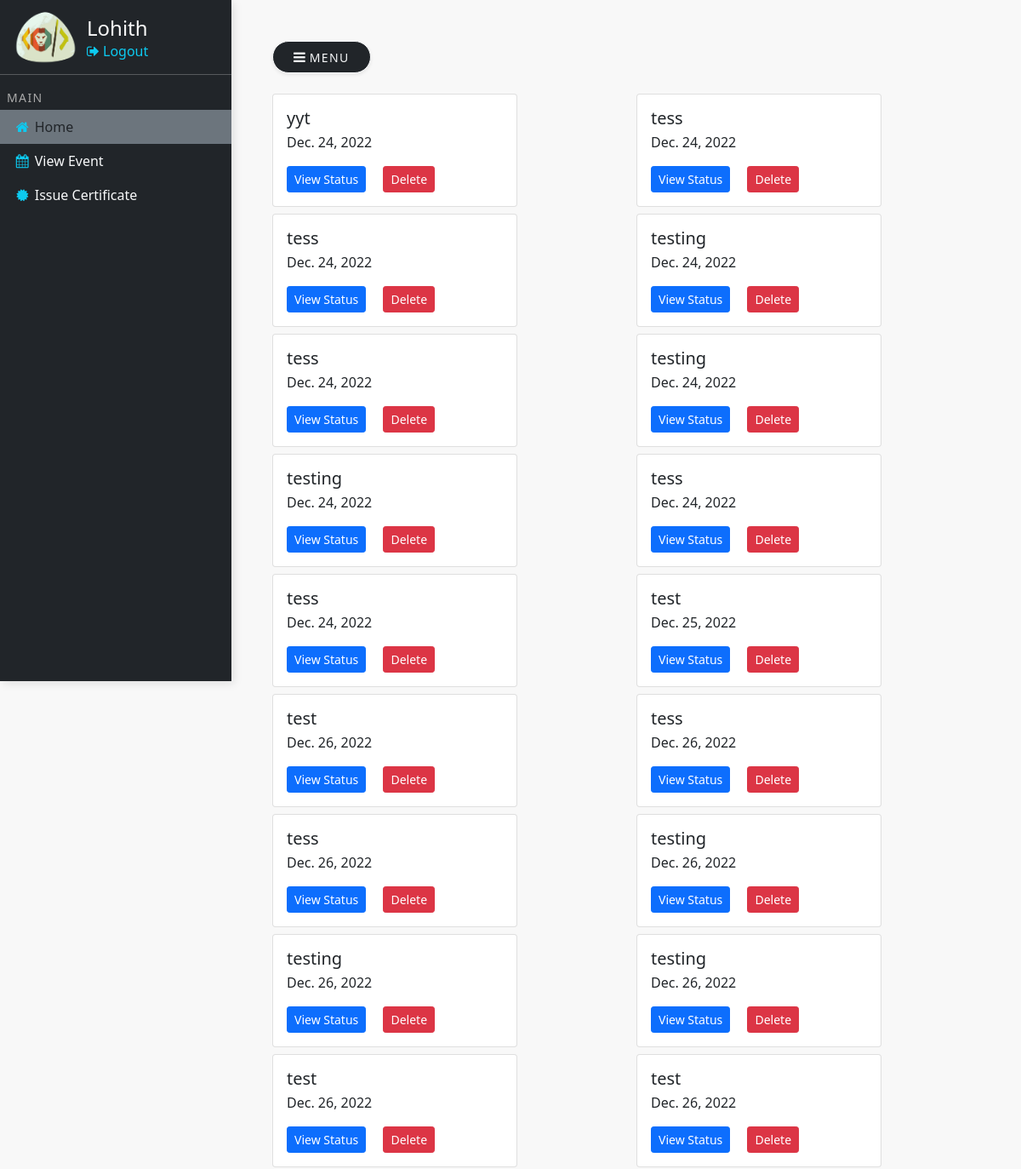
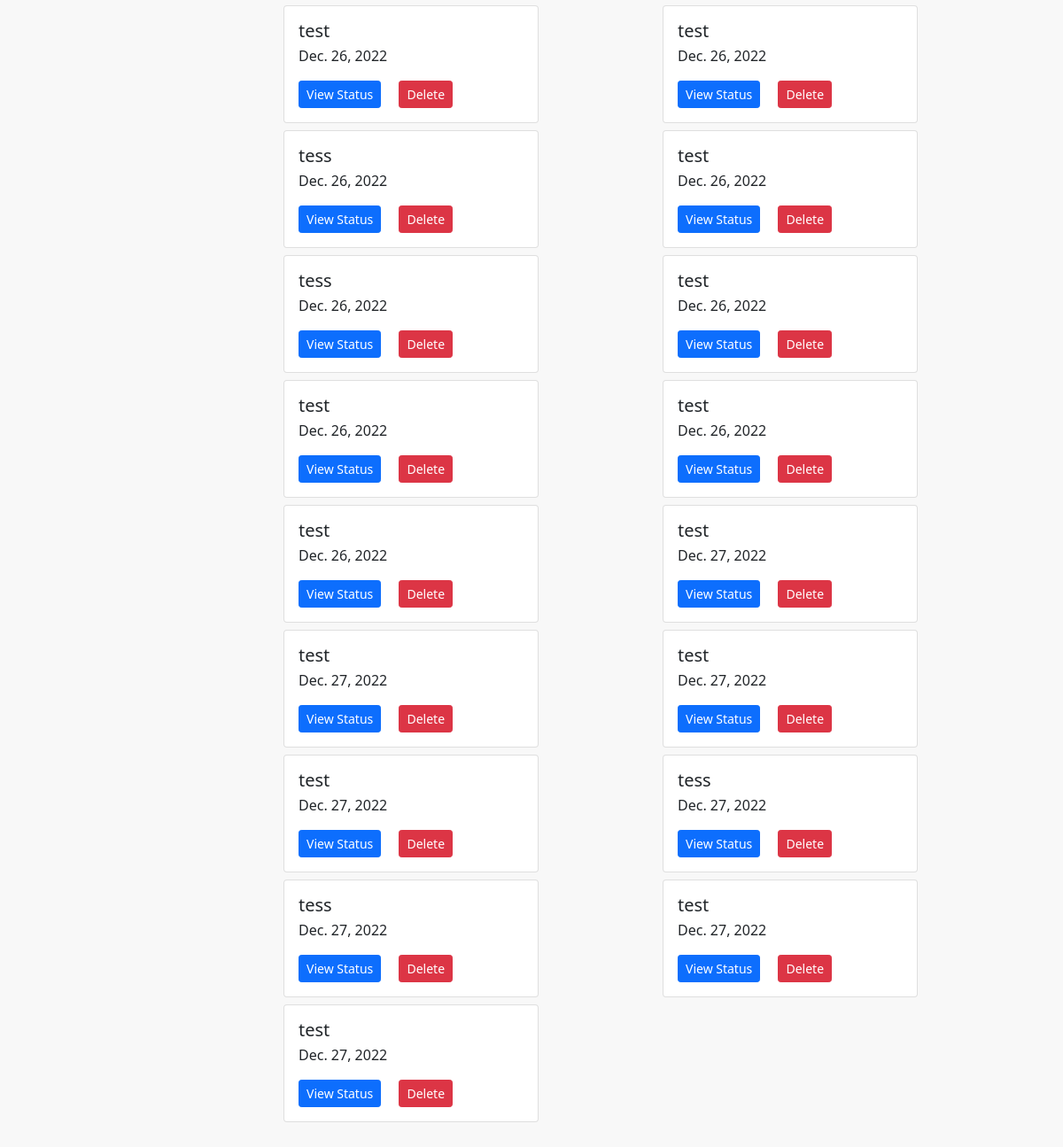
The page /certificate/view_certificate_status (signed in) on the database its author committed (2 pictures, top to bottom).
### certificate/models.py (models this page shows, shortened)
class Event(models.Model):
	user = models.ForeignKey(User, on_delete=models.CASCADE)
	event_name = models.CharField(max_length=250)
	date = models.DateField(auto_now_add=True)
	csv_file = models.FileField(upload_to="certificates/csv_files/")
	template = models.FileField(upload_to="certificates/templates/")
	email_column = models.CharField(max_length=250, null=True, blank=True)
	subject = models.CharField(max_length=250, null=True)
	message = models.TextField(null=True, blank=True)
	slug = models.SlugField(null=True, blank=True)

### certificate/views.py (the view)
# urls.py: path('view_certificate_status', view_certificate_status, name="view_certificate_status"),
@login_required
def view_certificate_status(request):
    return render(request, 'certificate/view_certificate_status.html', {
        'events': Event.objects.filter(user=request.user)
    })

### templates/certificate/view_certificate_status.html (shortened to what this page needs)
{% extends 'base.html' %}
{% block body %}
<div class="row">
	{% for event in events %}
	<div class="col-md mb-2">
		<div class="card" style="width: 18rem;">
		  <div class="card-body">
		    <h5 class="card-title">{{event.event_name}}</h5>
		    <p class="card-text">{{event.date}}</p>
		    <a href="{% url 'track' event.id event.slug %}" class="card-link btn btn-sm btn-primary">View Status</a>
		    <a href="{% url 'delete_event' event.id event.slug %}" class="card-link btn btn-sm btn-danger float-right">Delete</a>
		  </div>
		</div>
	</div>
	{% endfor %}
</div>
{% endblock body %}

### templates/base.html (shortened to what this page needs)
<!DOCTYPE html>
{% load static %}
<html>
<head>
  <link rel="stylesheet" type="text/css" href="{% static 'css/bootstrap.min.css' %}">
  <link href="{% static 'font-awesome/css/font-awesome.min.css' %}" rel="stylesheet">
  <link rel="stylesheet" type="text/css" href="{% static 'css/style.css' %}">
</head>
<body>
<div class="vertical-nav bg-dark" id="sidebar">
  <div class="pt-2 pb-0 px-3 mb-1 bg-dark">
    <div class="media d-flex align-items-center"><img src="{% static 'img/logo.png' %}" alt="CodinGunda" width="75" class="mr-3 ">
      {% if request.user.is_authenticated %}
      <div class="media-body m-2 mt-0 mb-0 mr-0" style="padding-left: 3px;">
        <h4 class="m-0">{{request.user.first_name}}</h4>
        <p class="font-weight-light text-muted m-0"><a href="{% url 'logout' %}" class="text-decoration-none text-info"><i class="fa fa-sign-out"></i> Logout</a></p>
      </div>
      {% endif %}
    </div>
  </div>
  <hr class="mt-0" />
  <p class="text-gray font-weight-bold text-uppercase px-2 small pb-1 mb-0">Main</p>
  <ul class="nav flex-column bg-dark mb-0">
    <li class="nav-item">
      <a href="{% url 'home' %}" class="nav-link text-dark font-italic bg-secondary">
                <i class="fa fa-home mr-3 text-info fa-fw"></i>
                Home
            </a>
    </li>
    <li class="nav-item">
      <a href="{% url 'view_certificate_status' %}" class="nav-link text-light font-italic">
                <i class="fa fa-calendar mr-3 text-info fa-fw"></i>
                 View Event
            </a>
    </li>
    <li class="nav-item">
      <a href="{% url 'certificate-home' %}" class="nav-link text-light font-italic">
                <i class="fa fa-certificate mr-3 text-info fa-fw"></i>
                Issue Certificate
            </a>
    </li>
  </ul>
</div>
<div class="page-content p-5" id="content">
  <button id="sidebarCollapse" type="button" class="btn btn-light bg-dark text-light rounded-pill shadow-sm px-4 mb-4"><i class="fa fa-bars"></i><small class="text-uppercase font-weight-bold"> Menu</small></button>
  <main>
    {% block  body %}
    {% endblock body %}
  </main>
</div>
</body>
</html>

### static/css/style.css (style rules this page uses)
body { background-color: #f8f8f8; }
.vertical-nav { min-width: 17rem; width: 17rem; height: 100vh; position: fixed; top: 0; left: 0; box-shadow: 3px 3px 10px rgba(0, 0, 0, 0.1); transition: all 0.4s; color: #f8f8f8; }
.page-content { width: calc(100% - 17rem); margin-left: 17rem; transition: all 0.4s; }
body { background: #f8f8f8; }
.text-uppercase { letter-spacing: 0.1em; }
.text-gray { color: #aaa; }

### rows shown on the page
Event: event_name "yyt", date "Dec. 24, 2022"
Event: event_name "tess", date "Dec. 24, 2022"
Event: event_name "tess", date "Dec. 24, 2022"
Event: event_name "testing", date "Dec. 24, 2022"
Event: event_name "tess", date "Dec. 24, 2022"
Event: event_name "testing", date "Dec. 24, 2022"
Event: event_name "testing", date "Dec. 24, 2022"
Event: event_name "tess", date "Dec. 24, 2022"
Event: event_name "tess", date "Dec. 24, 2022"
Event: event_name "test", date "Dec. 25, 2022"
Event: event_name "test", date "Dec. 26, 2022"
Event: event_name "tess", date "Dec. 26, 2022"
Event: event_name "tess", date "Dec. 26, 2022"
Event: event_name "testing", date "Dec. 26, 2022"
Event: event_name "testing", date "Dec. 26, 2022"
Event: event_name "testing", date "Dec. 26, 2022"
Event: event_name "test", date "Dec. 26, 2022"
Event: event_name "test", date "Dec. 26, 2022"
Event: event_name "test", date "Dec. 26, 2022"
Event: event_name "test", date "Dec. 26, 2022"
Event: event_name "tess", date "Dec. 26, 2022"
Event: event_name "test", date "Dec. 26, 2022"
Event: event_name "tess", date "Dec. 26, 2022"
Event: event_name "test", date "Dec. 26, 2022"
Event: event_name "test", date "Dec. 26, 2022"
Event: event_name "test", date "Dec. 26, 2022"
Event: event_name "test", date "Dec. 26, 2022"
Event: event_name "test", date "Dec. 27, 2022"
Event: event_name "test", date "Dec. 27, 2022"
Event: event_name "test", date "Dec. 27, 2022"
Event: event_name "test", date "Dec. 27, 2022"
Event: event_name "tess", date "Dec. 27, 2022"
Event: event_name "tess", date "Dec. 27, 2022"
Event: event_name "test", date "Dec. 27, 2022"
Event: event_name "test", date "Dec. 27, 2022"

### other values the page prints
{{ request.user.first_name }} "Lohith"
